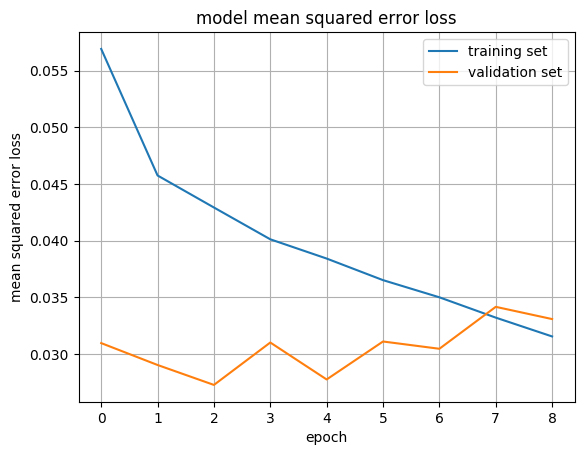

Recreate this plot in Python.
import csv
import cv2
import numpy as np
import matplotlib.pyplot as plt
import sklearn
from sklearn.model_selection import train_test_split
from keras.models import Sequential, Model
from keras.layers import Dense, Activation, Flatten, Dropout, Lambda, Cropping2D, ELU
from keras.layers.convolutional import Convolution2D
from keras.layers.pooling import MaxPooling2D
from keras.callbacks import ModelCheckpoint, EarlyStopping, Callback, TensorBoard
from keras import optimizers


def nvidia_architecture():
    # https://devblogs.nvidia.com/parallelforall/deep-learning-self-driving-cars/
    # I'm sure about kernel sizes and strides, not about the padding, it should be same for the first 3 layers
    
    drop_prob = 0.0
    # initializier = 'lecun_uniform'
    initializier = 'glorot_normal'
    
    height = 160
    width = 320
    channels = 3
    
    model = Sequential()
    
    model.add(Cropping2D(cropping=((65,20), (0,0)), input_shape=(height, width, channels)))
    model.add(Lambda(lambda x: x / 127.5 - 1.0))
    
    model.add(Convolution2D(24, 5, 5, subsample=(2, 2), border_mode='valid', init=initializier))
    model.add(ELU())
    #model.add(Dropout(drop_prob))
    
    model.add(Convolution2D(36, 5, 5, subsample=(2, 2), border_mode='valid', init=initializier))
    model.add(ELU())
    #model.add(Dropout(drop_prob))  
    
    model.add(Convolution2D(48, 5, 5, subsample=(2, 2), border_mode='valid', init=initializier))
    model.add(ELU())
    #model.add(Dropout(drop_prob))
    
    model.add(Convolution2D(64, 3, 3, subsample=(1, 1), border_mode='valid', init=initializier))
    model.add(ELU())
    #model.add(Dropout(drop_prob))
    
    model.add(Convolution2D(64, 3, 3, subsample=(1, 1), border_mode='valid', init=initializier))
    model.add(ELU())
    #model.add(Dropout(drop_prob))
    
    model.add(Flatten())
    
    model.add(Dense(100, init=initializier))
    model.add(ELU())
    #model.add(Dropout(drop_prob))
    
    model.add(Dense(50, init=initializier))
    model.add(ELU())
    #model.add(Dropout(drop_prob))
    
    model.add(Dense(10, init=initializier))
    model.add(ELU())
    
    model.add(Dense(1, init=initializier))
    
    return model


def  lenet_architecture():
    model = Sequential()
    
    model.add(Cropping2D(cropping=((65,20), (0,0)), input_shape=(height, width, channels)))
    model.add(Lambda(lambda x: x / 127.5 - 1.0))
    
    model.add(Convolution2D(32, 3, 3, activation='relu'))
    model.add(MaxPooling2D((2, 2)))

    model.add(Convolution2D(6, 5, 5, activation='relu'))
    model.add(MaxPooling2D((2, 2)))

    model.add(Convolution2D(6, 5, 5, activation='relu'))
    model.add(MaxPooling2D((2, 2)))

    model.add(Flatten())

    model.add(Dense(120))
    model.add(Dense(84))
    model.add(Dense(1))
    
    return model


### Parameters
data_folder = 'mydata/'
skip_first = True
epochs = 20
batch_size = 64
use_lateral_images = True
flip_dataset = True
model_type = 'nvidia'
learning_rate = 1e-03
train_augmentation = 1 * (3 if use_lateral_images else 1)


### Import and split data log
samples = []
with open(data_folder + '/driving_log.csv') as csvfile:
    reader = csv.reader(csvfile)
    first = True
    for row in reader:
        if not first:
            samples.append(row)
        else:
            first = False

train_samples, validation_samples = train_test_split(samples, test_size=0.2)


### Generator function
def generator(samples, batch_size=32, mode='train'):
    num_samples = len(samples)
    while True:
    
        # Shuffle data set for every batch
        sklearn.utils.shuffle(samples)
        
        for offset in range(0, num_samples, batch_size):
            batch_samples = samples[offset:offset+batch_size]
            
            images = []
            angles = []
            for batch_sample in batch_samples:
                # Read steering angle and compute adjusted steering measurements for the side camera images
                
                steering_center = float(batch_sample[3])
                correction = 0.4
                steering_left = steering_center + correction
                steering_right = steering_center - correction
                
                # Read in images from center, left and right cameras. Images are loaded as BGR as default, I change the color space to YUV.
                path = data_folder + 'IMG/'
                img_center = cv2.cvtColor(cv2.imread(path + batch_sample[0].split('/')[-1]), cv2.COLOR_BGR2YUV)
                img_left   = cv2.cvtColor(cv2.imread(path + batch_sample[1].split('/')[-1]), cv2.COLOR_BGR2YUV)
                img_right  = cv2.cvtColor(cv2.imread(path + batch_sample[2].split('/')[-1]), cv2.COLOR_BGR2YUV)
                
                # Add images and angles to dataset
                if use_lateral_images and (mode == 'train'):
                    images_to_append = [img_center, img_left, img_right]
                    angles_to_append = [steering_center, steering_left, steering_right]
                    
                else:
                    images_to_append = [img_center]
                    angles_to_append = [steering_center]
                
                # Flip some images
                flipornot = bool(np.round(np.random.rand(1)))
                if flip_dataset and flipornot and (mode == 'train'):
                    for image in images_to_append:
                        image = cv2.flip(image, 1)
                    for angle in angles_to_append:
                        angle = -1. * angle
                
                # Append the results to the output list
                images.extend(images_to_append)
                angles.extend(angles_to_append)
                #print(images_to_append)
                #print(angles_to_append)
            
            # Convert to numpy array and return
            X_train = np.array(images)
            y_train = np.array(angles)
                                    
            yield sklearn.utils.shuffle(X_train, y_train)


### Training
train_generator = generator(train_samples, batch_size=batch_size, mode='train')
validation_generator = generator(validation_samples, batch_size=batch_size, mode='valid')

model = nvidia_architecture()
        
check_point = ModelCheckpoint('./checkpoints/model-e{epoch:03d}.h5', monitor='val_loss', verbose=0, save_best_only=False, save_weights_only=False, mode='auto')
early_stop = EarlyStopping(monitor='val_loss', patience=5, verbose=0, mode='min')

model.compile(loss='mse', optimizer='adam')

"""
model.compile(loss='mse',
              optimizer=optimizers.Adam(lr=learning_rate))
"""

history = model.fit_generator(train_generator,
                              samples_per_epoch=len(train_samples) * train_augmentation,
                              validation_data=validation_generator,
                              nb_val_samples=len(validation_samples),
                              nb_epoch=epochs,
                              verbose=1,
                              callbacks=[early_stop, check_point])


### Saving
model.save('model.h5')


### Show some stats                    
f, ax = plt.subplots()
ax.plot(history.history['loss'])
ax.plot(history.history['val_loss'])
ax.set_title('model mean squared error loss')
ax.set_ylabel('mean squared error loss')
ax.set_xlabel('epoch')
ax.grid(True)
plt.legend(['training set', 'validation set'], loc='upper right')
figname = 'model.png'
f.savefig(figname, bbox_inches='tight')

